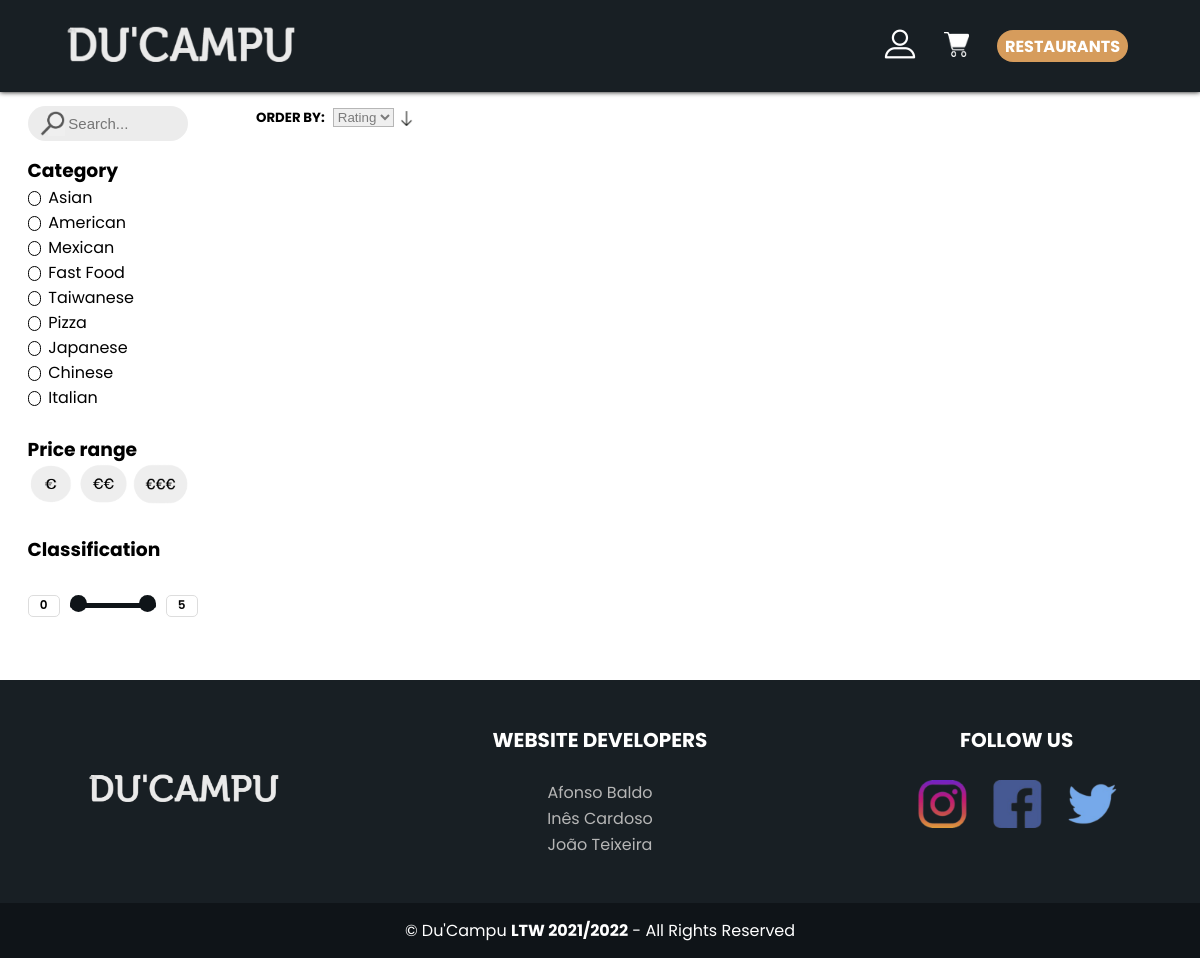
Before: /restaurants.php with the older database file.
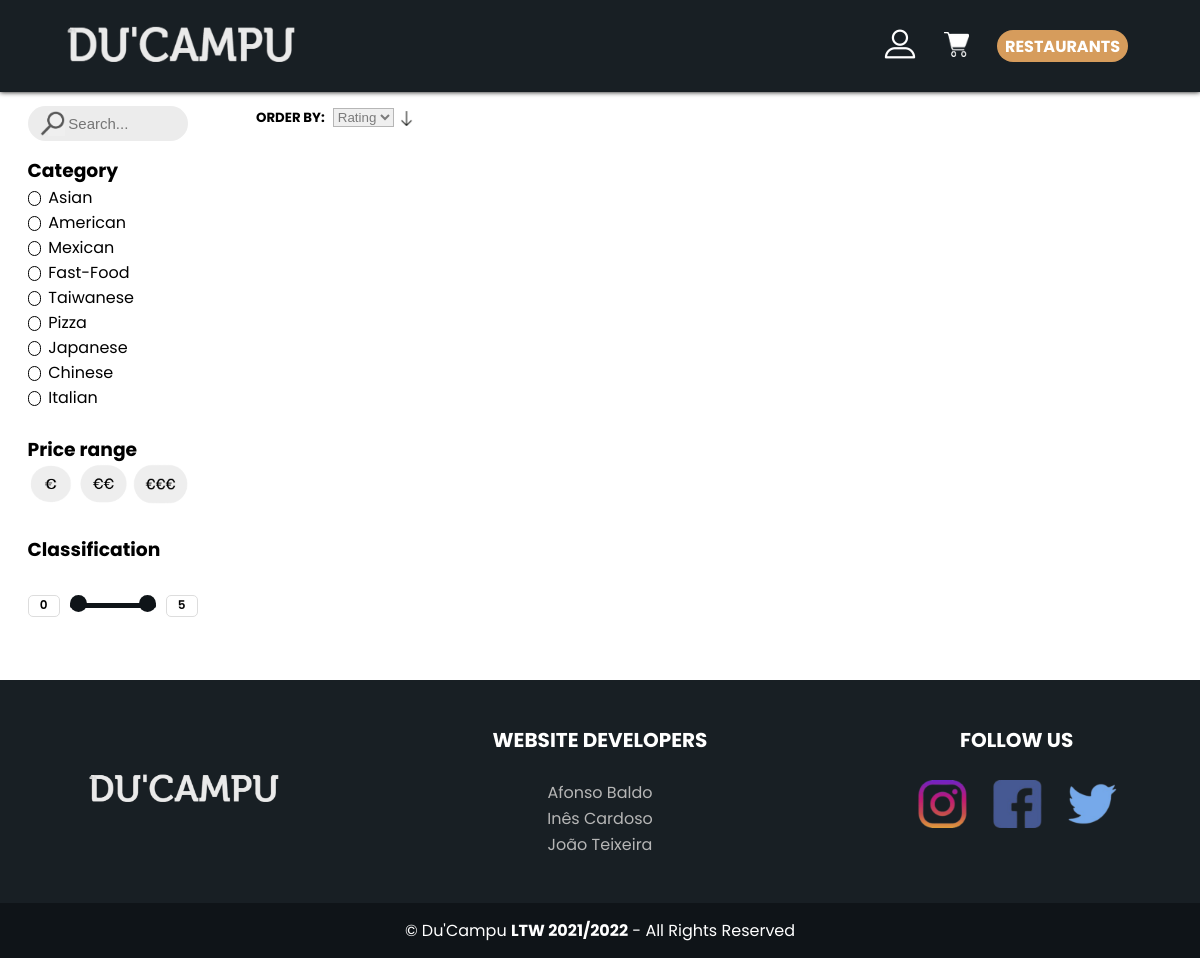
After: the same page with the newer database file.
### tables this page shows
CREATE TABLE "Category" (
	"id"	INTEGER,
	"name"	TEXT NOT NULL UNIQUE,
	PRIMARY KEY("id" AUTOINCREMENT)
);

### database/category.class.php (called while the page is built, shortened)
<?php
    class Category{
        public function __construct(int $id, string $name){
            $this->id = $id;
            $this->name= $name;
        }
        static function getCategories(PDO $db) : ?array {
            $stmt = $db->prepare('SELECT * FROM Category;');
            $stmt->execute();
            $category = array();
            while ($category_data = $stmt->fetch()) {
                $category[] = new Category(
                intval($category_data['id']),
                $category_data['name'],
                );
            }
            return $category;
        }
    }
?>

### template/essentials.tpl.php (the view, shortened to what this page needs)
<?php
    require_once(__DIR__ . '/../utils/session.php');
    require_once(__DIR__ . '/../database/category.class.php');
    function show_header_menu(){
        ?>
    <header class="menu">
        <nav>
            <a href = "index.php"> <img src = "images/logo.png" id= "logo"> </a>
            <div class = "nav-links">
                <ul>
                    <li id="profile_list_item">
                        <label for="profile">
                            <img clickable src="images/profile.png" id = "profileIcon"
                                onmouseover="this.src = 'images/profileHoover.png'"  onmouseout="this.src = 'images/profile.png'">
                        </label>
                </li>
                </ul>
                    <li id="cart_list">
                        <label for="cart"  onclick="show_cart()" > <img clickable src="images/cart1.png" alt="Cart" id = "cartIcon"
                        onmouseover="this.src = 'images/cart1Hoover.png'"  onmouseout="this.src = 'images/cart1.png'"></label>
                    </li>
                    <li> <a href ="restaurants.php" id = "restaurantIcon" >RESTAURANTS</a></li>
            </div>
        </nav>
    </header>
<?php
}
    $session = new Session(); ?>
<?php
function show_footer(){?>
<footer class="pageFooter">
    <div class = information>
        <div class = "box">
            <figure>
                <a href = "index.php"> <img src = "images/logo.png"> </a>
            </figure>
        </div>
        <div class="box">
            <h2>WEBSITE DEVELOPERS</h2>
            <p>Afonso Baldo</p>
            <p>Inês Cardoso</p>
            <p>João Teixeira</p>
        </div>
        <div class="box">
            <h2>FOLLOW US</h2>
                <a href = "https://www.instagram.com/world_record_egg/" class ="socialLogo"> <img src = "images/logosSocialMedia.png"></a>
        </div>
        </div>
    <div class = "copyright">
        <p>&copy; Du'Campu <b>LTW 2021/2022</b> - All Rights Reserved</p>
    </div>
</footer>
<?php }
function show_restaurant_category($selected = array()){ ?>
    <section class= "categories" >
    <p><h3>Category</h3></p>
    <?php
        $db = getDatabaseConnection();
        foreach(Category::getCategories($db) as $category ){
            ?>
            <label for="<?php echo ($category->id);?>" >
            <?php echo (htmlentities($category->name));?></label>
            <br>
            <?php
        }
    ?>
    </section>
<?php
}
function show_price_range_checkbox(){
    ?>
        <section class = "price-range">
            <p><h3>Price range</h3></p>
            <label for="euro" > <img clickable src="images/euro.png" id= "euroo" width="47px" height="40px" alt="euro" ></label>
            <label for="doiseuro" > <img clickable src="images/2euro.png" id= "doiseuroo" width="50px" height="40px" alt="2euro"></label>
            <label for="treseuro" > <img clickable src="images/3euro.png" id= "treseuroo" width="55px" height="40px" alt="3euro"></label>
        </section>
    <?php
}
    ?>

Changed rows visible on the page:
changed category: name "Fast Food" → "Fast-Food"
